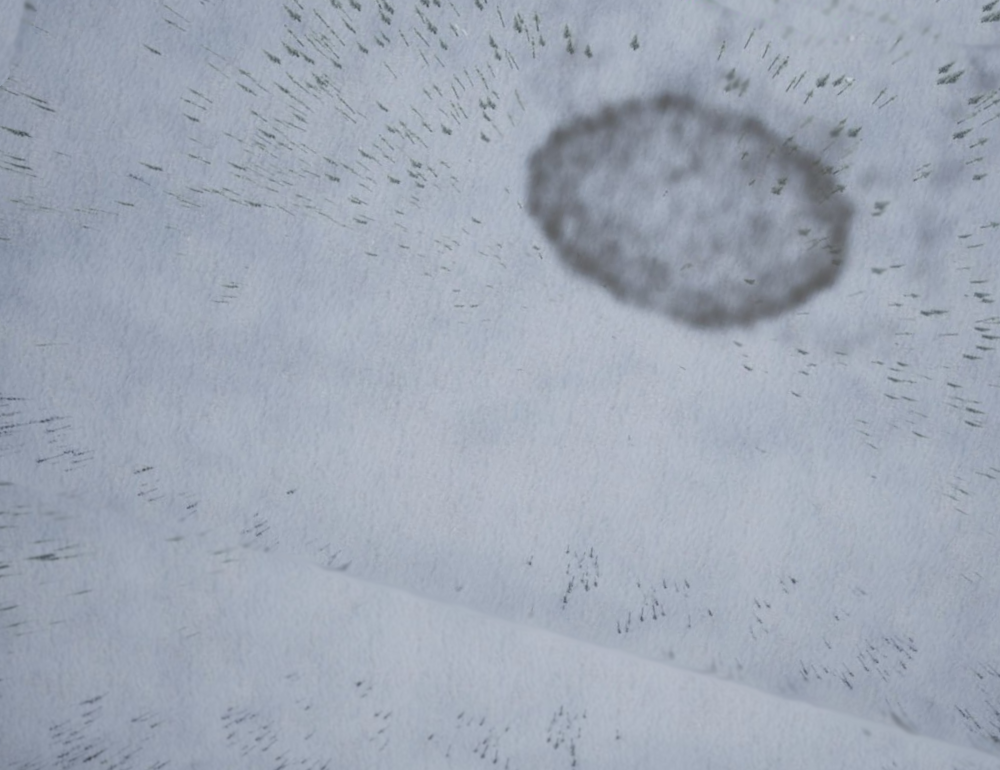
#> input picture all_opencv/gas2.png, 1000 x 770 px
$ python 22-23.py
#> lines starting #> are read from the running program, lines starting #| are printed output that depends on the picture; after the words box and inside, x2 and y2 are one past the last pixel; in counts of white or black regions, pixels touching at a corner belong together; long printed decimals are rounded
import cv2
import numpy as np
import math

# Params of bpla
uavX = 600
uavY = 300
uavYaw = 40
uavPitch = 3
H = 45

# Params of camera
dv = 0.077
dh = 0.99
width = 1000
height = 770
fieldHor = 90
fieldver = 60

# definition of color
green_lower = np.array([36, 0,0], dtype = "uint8")
green_upper = np.array([86, 255, 255], dtype = "uint8")
gray_lower = np.array([0, 0, 0], dtype = "uint8")
gray_upper = np.array([255, 65, 160], dtype = "uint8")

# main
rawFrame = cv2.imread("gas2.png")
#> rawFrame is the input picture: shape (770, 1000, 3); mean B, G, R 181.2, 167.4, 158.8
cv2.normalize(rawFrame, rawFrame, 0, 255, cv2.NORM_MINMAX)
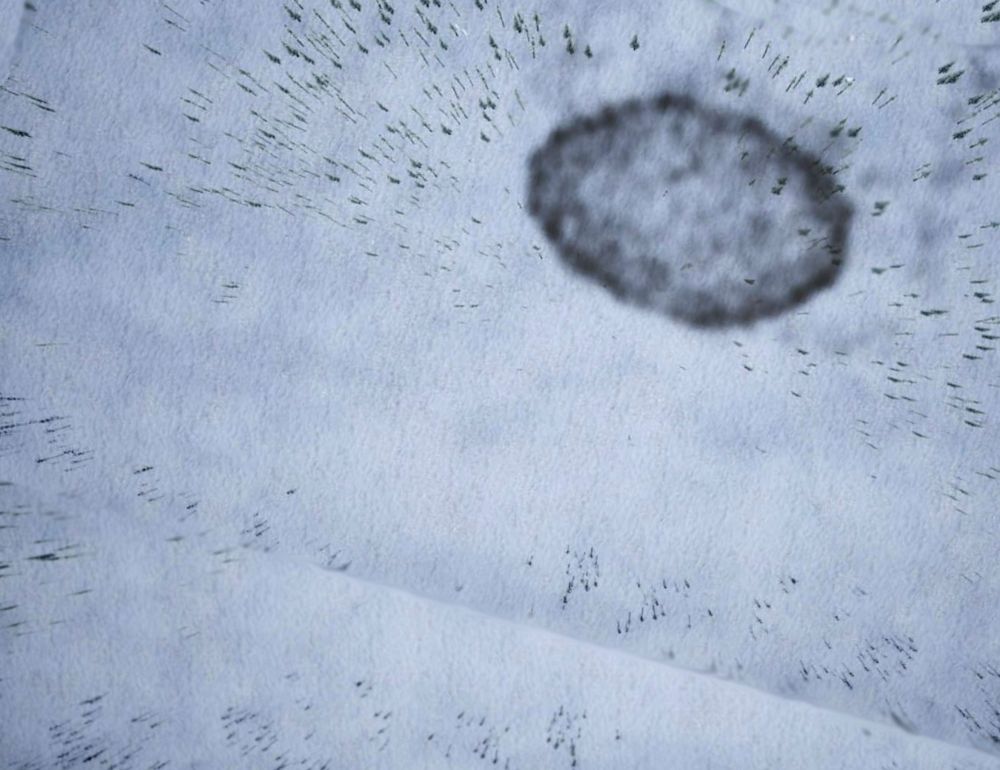
#> rawFrame: shape (770, 1000, 3); mean B, G, R 200.1, 176.4, 161.7
blur = cv2.medianBlur(rawFrame, 5)
hsv = cv2.cvtColor(blur, cv2.COLOR_BGR2HSV)
#> hsv: shape (770, 1000, 3); mean H, S, V 108.5, 49.4, 200.6
white_mask = cv2.inRange(hsv, gray_lower, gray_upper)
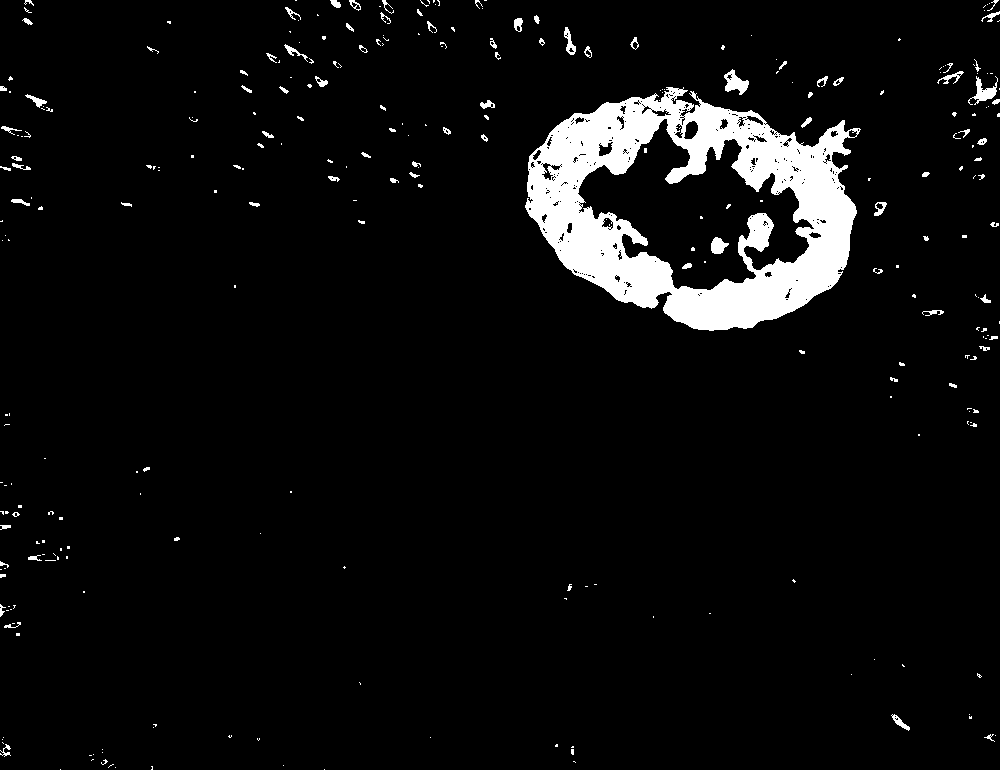
#> white_mask: shape (770, 1000); 5.5% white; 302 white regions (213 under 20 px)
green_mask = cv2.inRange(hsv, green_lower, green_upper)
#> green_mask: shape (770, 1000); every value is 0
full_mask = white_mask

# find contours
contours, hierarchy = cv2.findContours(full_mask, cv2.RETR_LIST, cv2.CHAIN_APPROX_SIMPLE)
#> contours = 673 contours, 586 with area under 20; largest, box (x1, y1, x2, y2) and area: (525, 87, 861, 331) 57792, (577, 118, 815, 291) 20012, (724, 69, 749, 95) 309, (968, 76, 998, 105) 245, (683, 120, 699, 140) 204
numCon = 0
orient_x = []
orient_y = []
maxlen = 0
truecont = contours[0]
#> truecont = [[324, 769]]
for cnt in contours:
    if len(cnt) > maxlen:
        maxlen = len(cnt)
        truecont = cnt
#> this loop made 673 passes
#> (maxlen, truecont) on pass 1: (1, [[324, 769]])
#> maxlen on passes 4, 6, 8, 17, 327, 474: 6, 8, 16, 42, 45, 619
#> after the loop, maxlen = 672; truecont = contour of 672 points, box (x1, y1, x2, y2) (525, 87, 861, 331), area 57792

ellipse = cv2.fitEllipse(truecont)
#> ellipse = ((699.2, 207.2), (219.9, 345.2), 96.93)
cv2.ellipse(rawFrame, ellipse, (0, 255, 0), 2)
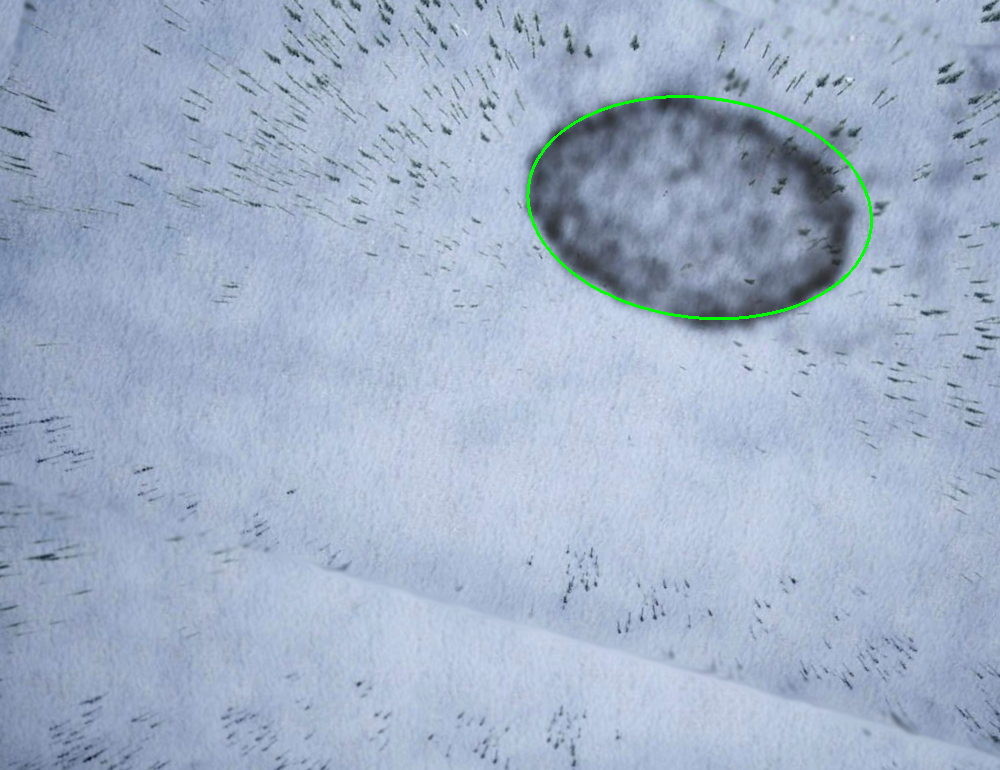
#> rawFrame: shape (770, 1000, 3); 0.34% of pixels changed, all inside (x1, y1, x2, y2) = (526, 95, 873, 320)
hsv = cv2.cvtColor(rawFrame, cv2.COLOR_BGR2HSV)
#> hsv: shape (770, 1000, 3); mean H, S, V 108.3, 50.3, 200.5
green_mask = cv2.inRange(hsv, green_lower, green_upper)
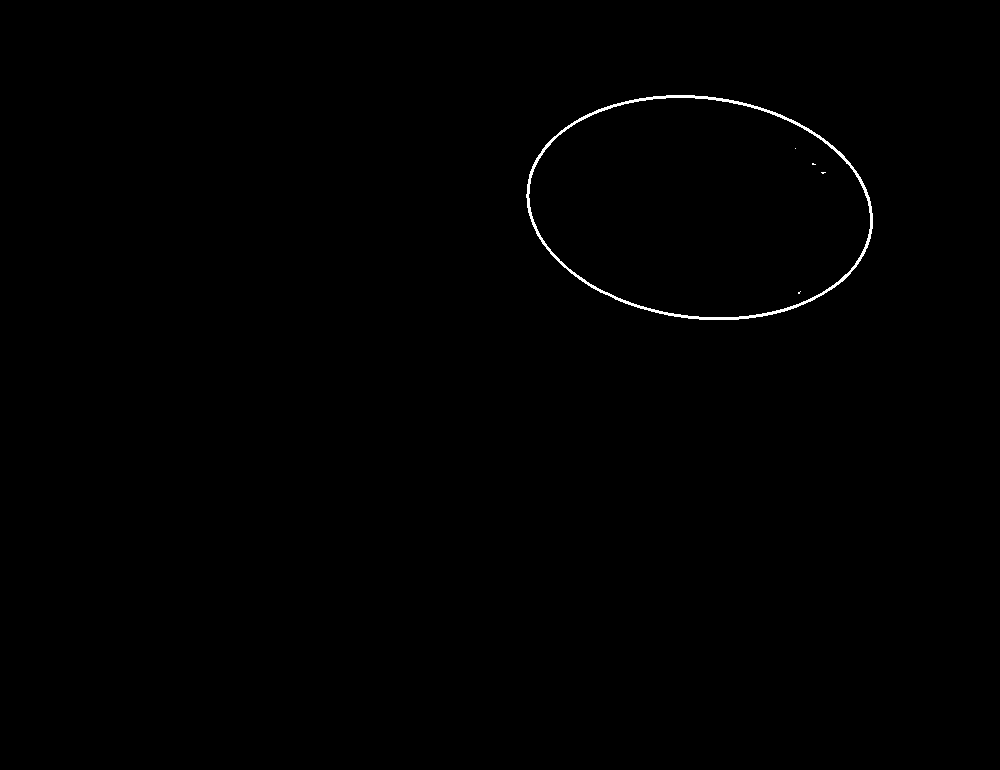
#> green_mask: shape (770, 1000); 0.35% white; 5 white regions (4 under 20 px)
contours, hierarchy = cv2.findContours(green_mask, cv2.RETR_LIST, cv2.CHAIN_APPROX_SIMPLE)
#> contours = 6 contours, 4 with area under 20; largest, box (x1, y1, x2, y2) and area: (526, 95, 873, 320) 60480, (528, 97, 871, 318) 58642
numCon = 0
orient_x = []
orient_y = []
maxlen = 0
truecont = contours[0]
#> truecont = [[800, 291], [799, 292], [798, 292], [798, 293], [799, 293], [799, 292]]
for cnt in contours:
    if len(cnt) > maxlen:
        maxlen = len(cnt)
        truecont = cnt
#> this loop made 6 passes
#> maxlen on passes 1, 5: 6, 409
#> cnt on pass 4: [[795, 148]]
#> after the loop, maxlen = 409; truecont = contour of 409 points, box (x1, y1, x2, y2) (528, 97, 871, 318), area 58642

cv2.drawContours(rawFrame, truecont, -1, (255, 0, 0), 2)
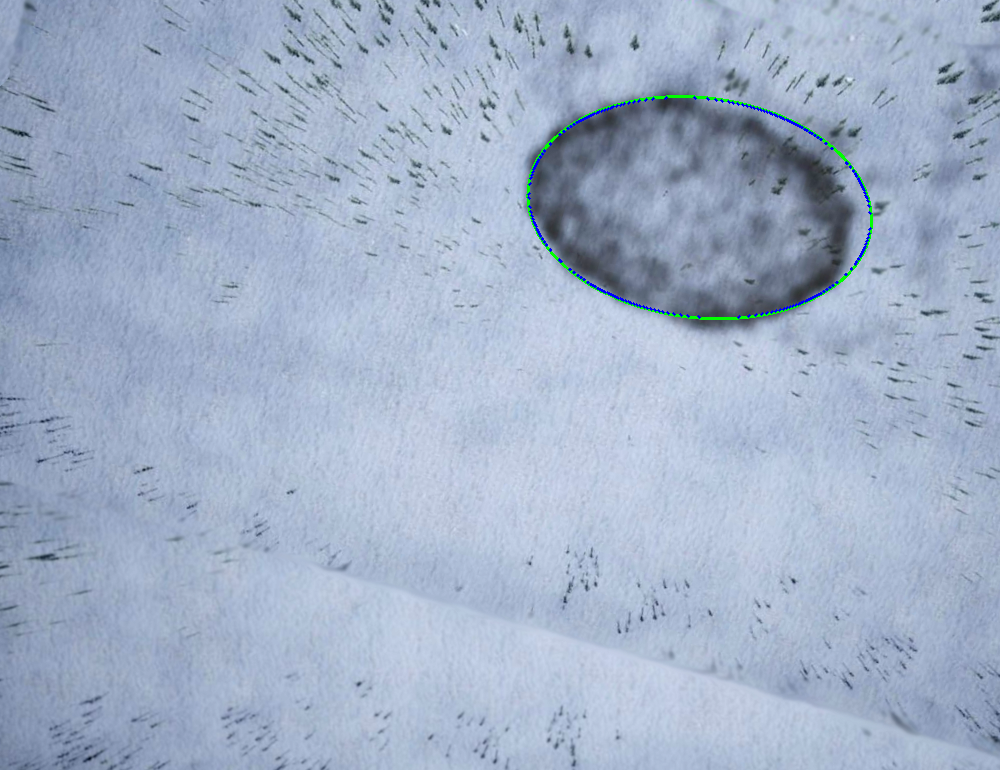
#> rawFrame: shape (770, 1000, 3); 0.19% of pixels changed, all inside (x1, y1, x2, y2) = (527, 96, 872, 319)
cv2.imshow("debug1", rawFrame)

sum_x = 0
sum_y = 0
for truecnt in truecont:
    sum_x += truecnt[0][0]
    sum_y += truecnt[0][1]
#> this loop made 409 passes
#> (truecnt, sum_x, sum_y) on passes 2 to 4: ([[666, 97]], 1331, 195), ([[694, 97]], 2025, 292), ([[695, 98]], 2720, 390)
#> after the loop, sum_x = 286057; sum_y = 84604
avg_x = int(round(sum_x / len(truecont)))
#> avg_x = 699
avg_y = int(round(sum_y / len(truecont)))
#> avg_y = 207
print("Contour center location: {} hor, {} ver pixels from the corner".format(avg_x, avg_y))
#| Contour center location: 699 hor, 207 ver pixels from the corner
dxp = avg_x - width / 2
#> dxp = 199
dyp = height / 2 - avg_y
#> dyp = 178
print("Contour center location: {} hor, {} ver pixels from the center".format(dxp, dyp))
#| Contour center location: 199.0 hor, 178.0 ver pixels from the center

pitch_rad = uavPitch * math.pi / 180.0
shift_forward = math.tan(pitch_rad) * H
print("Image center is displaced by {:.2f} meters".format(shift_forward))
dxm = dxp * dh
#> dxm = 197
dym = dyp * dv
#> dym = 13.71
print("Contour center location: {} hor, {} ver meters from the center".format(dxm, dym))
#| Contour center location: 197.01 hor, 13.706 ver meters from the center


def get_coords(xp, yp):
#> called with xp = 197, yp = 13.71
    alpha = math.atan(yp / H)
#> alpha = 0.296
    L = H / math.cos(pitch_rad + alpha)
#> L = 47.87
    I = H / math.cos(pitch_rad)
    dvert = math.sqrt(L**2 + L**2 - 2 * L * I * math.cos(alpha))
#> dvert = 21.35

    beta = math.atan(xp / H)
#> beta = 1.35
    Lh = H / math.cos(pitch_rad) / math.cos(beta)
#> Lh = 202.4
    dhor = math.sqrt(Lh**2 + I**2 - 2 * Lh * I * math.cos(beta))
#> dhor = 197.3
    return (dhor, dvert)


(dhor, dvert) = get_coords(dxm, dym)
#> dhor = 197.3; dvert = 21.35
print("Object center is dispalced by {:.2f} {:.2f} meters from image center".format(dhor, dvert))
#| Object center is dispalced by 197.28 21.35 meters from image center
center_x = dhor
#> center_x = 197.3
center_y = dvert + shift_forward
#> center_y = 23.71
print("Object center coords: {:.2f} {:.2f}".format(center_x, center_y))
#| Object center coords: 197.28 23.71

points_x = []
points_y = []
coords_x = []
coords_y = []
print(ellipse)
#| ((699.194, 207.196), (219.944, 345.185), 96.925)
for i in range(0, len(truecont)):
    dx = truecont[i][0][0] - width / 2
    dy = height / 2 - truecont[i][0][1]
    dx *= dh
    dy *= dv
    (cx, cy) = get_coords(dx, dy)
    coords_x.append(cx)
    coords_y.append(cy + shift_forward)
    points_x.append(cx - center_x)
    points_y.append(cy + shift_forward - center_y)
#> this loop made 409 passes
#> (dx, dy, alpha in get_coords, L in get_coords, dvert in get_coords, beta in get_coords, Lh in get_coords, dhor in get_coords) on passes 1 to 3: (163.3, 22.1, 0.456, 51.53, 33.79, 1.3, 169.7, 163.6), (164.3, 22.18, 0.458, 51.57, 33.91, 1.3, 170.6, 164.6), (192.1, 22.18, 0.458, 51.57, 33.91, 1.34, 197.5, 192.3)

S = 0.5 * (points_y[0]*points_x[-1] - points_y[-1]*points_x[0]);
for i in range(0, len(points_x) - 1):
    S += 0.5 * (points_y[i]*points_x[i+1] - points_y[i+1]*points_x[i])
S = abs(S)
print("AREA: {:.1f}".format(S))
#| AREA: 6434.8
cv2.waitKey()

$ run again, with all_opencv/img.png copied over all_opencv/gas2.png
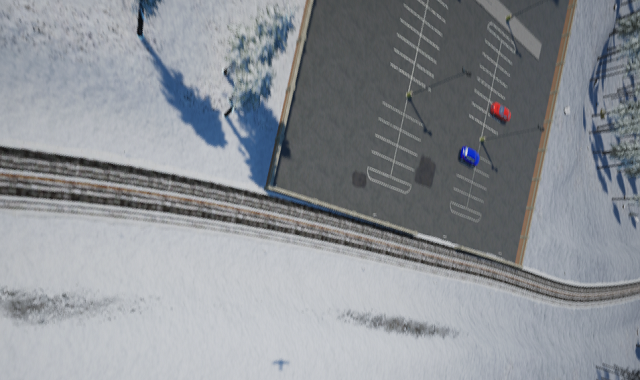
#> input picture all_opencv/img.png, 640 x 380 px
#> rawFrame is the input picture: shape (380, 640, 3); mean B, G, R 148.9, 143.5, 139.5
#> `white_mask = cv2.inRange(hsv, gray_lower, gray_upper)`:
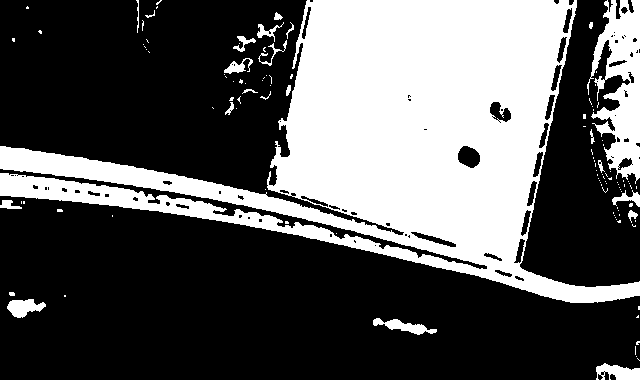
#> white_mask: shape (380, 640); 34.8% white; 116 white regions (92 under 20 px), largest, box (x1, y1, x2, y2) and area: (0, 0, 640, 303) 76043, (587, 0, 640, 184) 5374, (596, 363, 640, 380) 499
#> `contours, hierarchy = cv2.findContours(full_mask, cv2.RETR_LIST, cv2.C..`: contours = 205 contours, 155 with area under 20; largest, box (x1, y1, x2, y2) and area: (0, 0, 640, 303) 76922, (587, 0, 640, 184) 5237, (596, 363, 640, 380) 438, (7, 299, 46, 318) 411, (457, 145, 481, 169) 390
#> `truecont = contours[0]`: truecont = [[600, 372], [601, 371], [603, 371], [604, 372], [604, 374], [603, 375], [601, 375], [600, 374]]
#> the loop `for cnt in contours:` made 205 passes
#> maxlen on passes 1, 3, 8, 177, 202, 203: 8, 67, 78, 80, 411, 1395
#> after the loop `for cnt in contours:`: maxlen = 1395; truecont = contour of 1395 points, box (x1, y1, x2, y2) (0, 0, 640, 303), area 76922
#> ellipse = ((432.7, 151.7), (225.2, 875.3), 99.11)
#> `contours, hierarchy = cv2.findContours(green_mask, cv2.RETR_LIST, cv2...`: contours = 1786 contours, 1773 with area under 20; largest, box (x1, y1, x2, y2) and area: (0, 18, 640, 287) 3109, (10, 149, 24, 173) 78, (236, 70, 248, 87) 46, (630, 16, 640, 30) 40, (414, 39, 434, 62) 37
#> `truecont = contours[0]`: truecont = [[416, 330], [416, 331]]
#> the loop `for cnt in contours:` made 1786 passes
#> (maxlen, truecont) on passes 1, 60: (2, [[416, 330], [416, 331]]), (4, [[517, 286], [518, 286], [519, 287], [519, 286]])
#> after the loop `for cnt in contours:`: maxlen = 1433; truecont = contour of 1433 points, box (x1, y1, x2, y2) (0, 18, 640, 287), area 3109
#> `cv2.drawContours(rawFrame, truecont, -1, (255, 0, 0), 2)`:
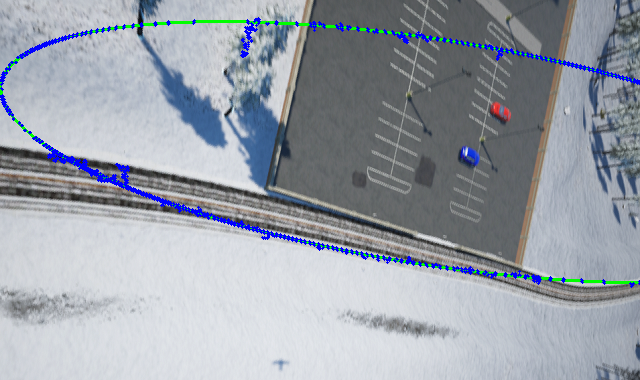
#> rawFrame: shape (380, 640, 3); mean B, G, R 169, 159.9, 153.8
#> the loop `for truecnt in truecont:` made 1433 passes
#> (truecnt, sum_x, sum_y) on passes 2 to 4: ([[259, 19]], 517, 37), ([[258, 20]], 775, 57), ([[257, 20]], 1032, 77)
#> after the loop `for truecnt in truecont:`: sum_x = 382802; sum_y = 204650
#> avg_x = 267
#> avg_y = 143
#| Contour center location: 267 hor, 143 ver pixels from the corner
#> dxp = -233
#> dyp = 242
#| Contour center location: -233.0 hor, 242.0 ver pixels from the center
#> dxm = -230.7
#> dym = 18.63
#| Contour center location: -230.67 hor, 18.634 ver meters from the center
#> alpha = 0.393
#> L = 49.85
#> in get_coords, `dvert = math.sqrt(L**2 + L**2 - 2 * L * I * math.cos(alpha))`: dvert = 28.63
#> beta = -1.38
#> Lh = 235.3
#> in get_coords, `dhor = math.sqrt(Lh**2 + I**2 - 2 * Lh * I * math.cos(beta))`: dhor = 231
#> `(dhor, dvert) = get_coords(dxm, dym)`: dvert = 28.63
#| Object center is dispalced by 230.99 28.63 meters from image center
#> center_x = 231
#> center_y = 30.99
#| Object center coords: 230.99 30.99
#| ((432.695, 151.672), (225.189, 875.299), 99.108)
#> the loop `for i in range(0, len(truecont)):` made 1433 passes
#> (dx, dy, alpha in get_coords, L in get_coords, dvert in get_coords, beta in get_coords, Lh in get_coords, dhor in get_coords) on passes 1 to 3: (-239.6, 28.26, 0.561, 55.02, 43.07, -1.39, 244.1, 239.9), (-238.6, 28.18, 0.56, 54.97, 42.96, -1.38, 243.1, 238.9), (-239.6, 28.11, 0.558, 54.93, 42.84, -1.39, 244.1, 239.9)
#| AREA: 209.3
